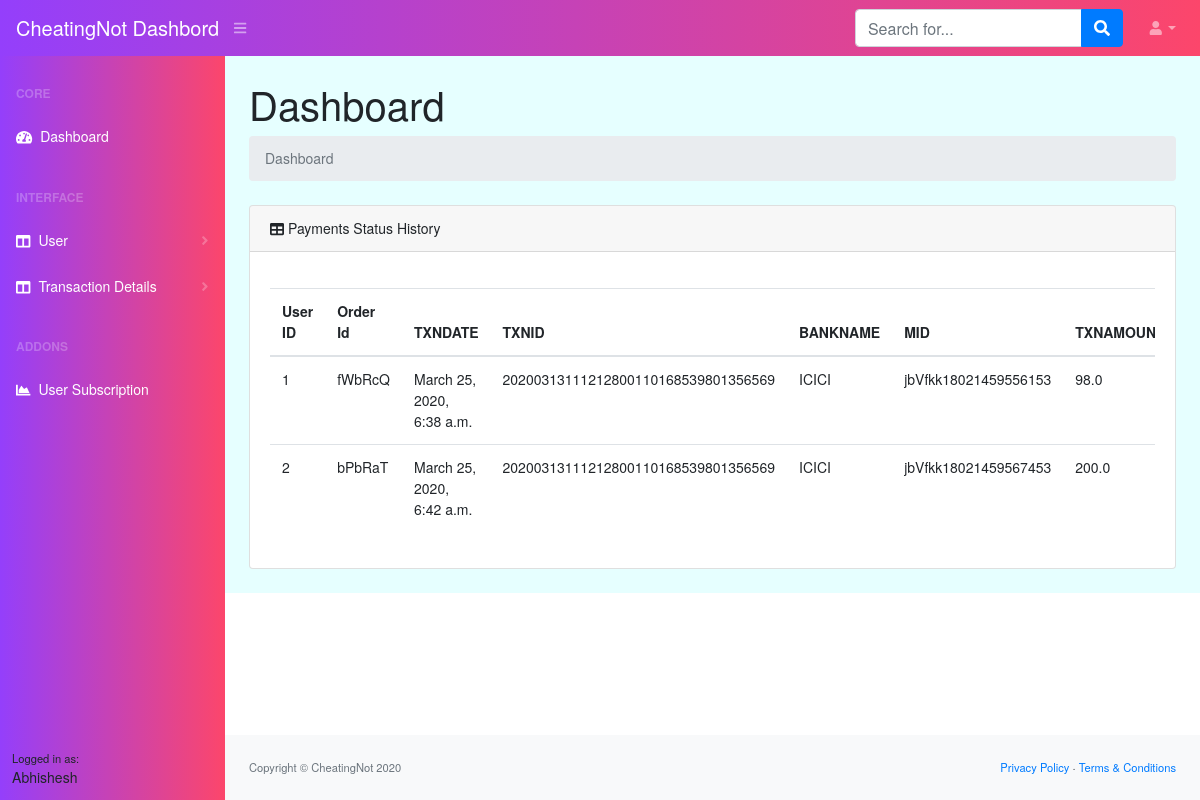
The app's page /StatusHistorys/ with its own data.
### cheatingdash/models.py (models this page shows, shortened)
class StatusHistory(models.Model):
    ORDERID = models.CharField('ORDER ID', max_length=300)
    TXNDATE = models.DateTimeField('TXN DATE', auto_now_add=True)
    TXNID = models.CharField('TXN ID',max_length=300,null=True, blank=True)
    TXNTYPE=models.CharField('TXNTYPE',max_length=300,null=True, blank=True)
    BANKTXNID = models.CharField('BANK TXN ID',max_length=300, null=True, blank=True)
    BANKNAME = models.CharField('BANK NAME', max_length=50, null=True, blank=True)
    RESPCODE = models.IntegerField('RESP CODE',)
    PAYMENTMODE = models.CharField('PAYMENT MODE', max_length=10, null=True, blank=True)
    GATEWAYNAME = models.CharField("GATEWAY NAME", max_length=30, null=True, blank=True)
    MID = models.CharField(max_length=100,null=True, blank=True)
    RESPMSG = models.TextField('RESP MSG', max_length=250)
    TXNAMOUNT = models.FloatField('TXN AMOUNT', max_length=250)
    REFUNDAMT=models.FloatField('REFUNDAMT', max_length=250)
    STATUS = models.CharField('STATUS', max_length=12)
    class Meta:
        app_label = 'cheatingdash'

### cheatingdash/views.py (the view)
# urls.py: path('StatusHistorys/',views.StatusHistorys,name='StatusHistory'),
def StatusHistorys(request):
    users = StatusHistory.objects.all()
    return render(request, 'statushistory.html', {'users':users})

### templates/statushistory.html (shortened to what this page needs)
{% load static %}
<!DOCTYPE html>
<html lang="en">
    <head>
        <link rel="stylesheet" href="{% static 'css/main.css' %}">
        <link href="https://cdn.datatables.net/1.10.20/css/dataTables.bootstrap4.min.css" rel="stylesheet" />
    </head>
    <body class="sb-nav-fixed">
        <nav class="sb-topnav navbar navbar-expand navbar-dark bg-dark">
            <a class="navbar-brand" href="index.html">CheatingNot Dashbord</a><button class="btn btn-link btn-sm order-1 order-lg-0" id="sidebarToggle" href="#"><i class="fas fa-bars"></i></button
            >
            <form class="d-none d-md-inline-block form-inline ml-auto mr-0 mr-md-3 my-2 my-md-0">
                <div class="input-group">
                    <input class="form-control" type="text" placeholder="Search for..." aria-label="Search" aria-describedby="basic-addon2" />
                    <div class="input-group-append">
                        <button class="btn btn-primary" type="button"><i class="fas fa-search"></i></button>
                    </div>
                </div>
            </form>
            <ul class="navbar-nav ml-auto ml-md-0">
                <li class="nav-item dropdown">
                    <a class="nav-link dropdown-toggle" id="userDropdown" href="#" role="button" data-toggle="dropdown" aria-haspopup="true" aria-expanded="false"><i class="fas fa-user fa-fw"></i></a>
                </li>
            </ul>
        </nav>
        <div id="layoutSidenav">
            <div id="layoutSidenav_nav">
                <nav class="sb-sidenav accordion sb-sidenav-dark" id="sidenavAccordion">
                    <div class="sb-sidenav-menu">
                        <div class="nav">
                            <div class="sb-sidenav-menu-heading">Core</div>
                            <a class="nav-link" href="/"
                                ><div class="sb-nav-link-icon"><i class="fas fa-tachometer-alt"></i></div>
                                Dashboard</a
                            >
                            <div class="sb-sidenav-menu-heading">Interface</div>
                            <a class="nav-link collapsed" href="#" data-toggle="collapse" data-target="#collapseLayouts" aria-expanded="false" aria-controls="collapseLayouts"
                                ><div class="sb-nav-link-icon"><i class="fas fa-columns"></i></div>
                                User
                                <div class="sb-sidenav-collapse-arrow"><i class="fas fa-angle-down"></i></div
                            ></a>
                            <a class="nav-link collapsed" href="#" data-toggle="collapse" data-target="#collapseLayouts" aria-expanded="false" aria-controls="collapseLayouts"
                                ><div class="sb-nav-link-icon"><i class="fas fa-columns"></i></div>
                                Transaction Details
                                <div class="sb-sidenav-collapse-arrow"><i class="fas fa-angle-down"></i></div
                            ></a>
                            <div class="sb-sidenav-menu-heading">Addons</div>
                            <a class="nav-link" href="/userSubscription"
                                ><div class="sb-nav-link-icon"><i class="fas fa-chart-area"></i></div>
                                User Subscription</a
                            >
                        </div>
                    </div>
                    <div class="sb-sidenav-footer">
                        <div class="small">Logged in as:</div>
                        Abhishesh
                    </div>
                </nav>
            </div>
            <div id="layoutSidenav_content">
                <main style="background-color: #e6ffff;">
                    <div class="container-fluid">
                        <h1 class="mt-4">Dashboard</h1>
                        <ol class="breadcrumb mb-4">
                            <li class="breadcrumb-item active">Dashboard</li>
                        </ol>
                        <div class="card mb-4">
                            <div class="card-header"><i class="fas fa-table mr-1"></i>Payments Status History</div>
                            <div class="card-body">
                                <div class="table-responsive">
                                    <table class="table">
    <table class="table">
    <thead>
        <tr>
            <th>User ID</th>
            <th>Order Id</th>
            <th>TXNDATE</th>
            <th>TXNID</th>
            <th>BANKNAME</th>
            <th>MID</th>
            <th>TXNAMOUNT</th>
        </tr>
    </thead>
    <tbody>
        {% for user in users %}
       <tr>
        <td>{{user.id}}</td>
        <td>{{user.ORDERID}}</td>
        <td>{{user.TXNDATE}}</td>
        <td>{{user.TXNID}}</td>
        <td>{{user.BANKNAME}}</td>
        <td>{{user.MID}}</td>
        <td>{{user.TXNAMOUNT}}</td>
      </tr>
       {% endfor %}
    </tbody>
</table>
                                </div>
                            </div>
                        </div>
                    </div>
                </main>
                <footer class="py-4 bg-light mt-auto">
                    <div class="container-fluid">
                        <div class="d-flex align-items-center justify-content-between small">
                            <div class="text-muted">Copyright &copy; CheatingNot 2020</div>
                            <div>
                                <a href="#">Privacy Policy</a>
                                &middot;
                                <a href="#">Terms &amp; Conditions</a>
                            </div>
                        </div>
                    </div>
                </footer>
            </div>
        </div>
    </body>
</html>

### records on screen
StatusHistory: id "1", ORDERID "fWbRcQ", TXNDATE "March 25, 2020, 6:38 a.m.", TXNID "20200313111212800110168539801356569", BANKNAME "ICICI", MID "jbVfkk18021459556153", TXNAMOUNT "98.0"
StatusHistory: id "2", ORDERID "bPbRaT", TXNDATE "March 25, 2020, 6:42 a.m.", TXNID "20200313111212800110168539801356569", BANKNAME "ICICI", MID "jbVfkk18021459567453", TXNAMOUNT "200.0"
